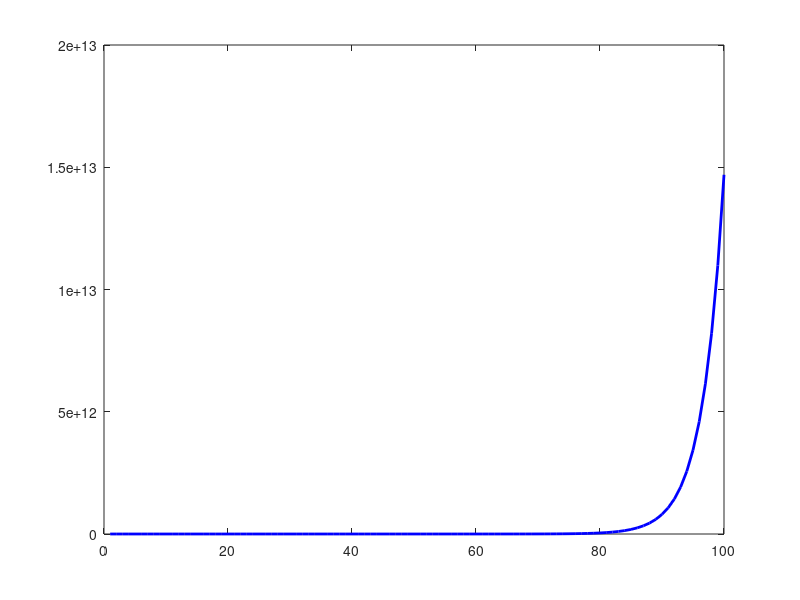

Source code (MATLAB): (Note: this script raises an error after producing the figure.)
% Dati del sistema lineare
n = 3;
A = [3, 0, 4; 7, 4, 2; -1, -1, -2];
b = [7; 13; -4];

% Inizializzazione delle soluzioni e degli errori
x_jacobi = zeros(n, 1);
x_gs = zeros(n, 1);
error_jacobi = [];
error_gs = [];

% Definizione dei criteri di arresto
tolerance = 1e-6; % Tolleranza per il criterio di convergenza
max_iterations = 100; % Numero massimo di iterazioni

% Metodo di Jacobi
fprintf("Metodo di Jacobi:\n");
for k = 1:max_iterations
    x_jacobi_old = x_jacobi;
    for i = 1:n
        x_jacobi(i) = (b(i) - A(i,1:i-1)*x_jacobi_old(1:i-1) - A(i,i+1:n)*x_jacobi_old(i+1:n)) / A(i,i);
    end
    
    % Calcolo dell'errore
    error = norm(x_jacobi - x_jacobi_old);
    error_jacobi = [error_jacobi; error];
    
    % Verifica del criterio di convergenza
    if error < tolerance
        break;
    end
end

fprintf("Soluzione di Jacobi:\n");
disp(x_jacobi);
fprintf("Numero di iterazioni di Jacobi: %d\n", k);
fprintf("\n");

% Metodo di Gauss-Seidel
fprintf("Metodo di Gauss-Seidel:\n");
for k = 1:max_iterations
    x_gs_old = x_gs;
    for i = 1:n
        x_gs(i) = (b(i) - A(i,1:i-1)*x_gs(1:i-1) - A(i,i+1:n)*x_gs_old(i+1:n)) / A(i,i);
    end
    
    % Calcolo dell'errore
    error = norm(x_gs - x_gs_old);
    error_gs = [error_gs; error];
    
    % Verifica del criterio di convergenza
    if error < tolerance
        break;
    end
end

fprintf("Soluzione di Gauss-Seidel:\n");
disp(x_gs);
fprintf("Numero di iterazioni di Gauss-Seidel: %d\n", k);
fprintf("\n");

% Plot degli errori
figure;
iterations = 1:length(error_jacobi);
plot(iterations, error_jacobi, 'b-', 'LineWidth', 2);
hold on;
plot(iterations, error_gs, 'r--', 'LineWidth', 2);
xlabel('Iterazioni');
ylabel('Errore');
title('Confronto degli errori nei vari iterati');
legend('Jacobi', 'Gauss-Seidel');
grid on;
